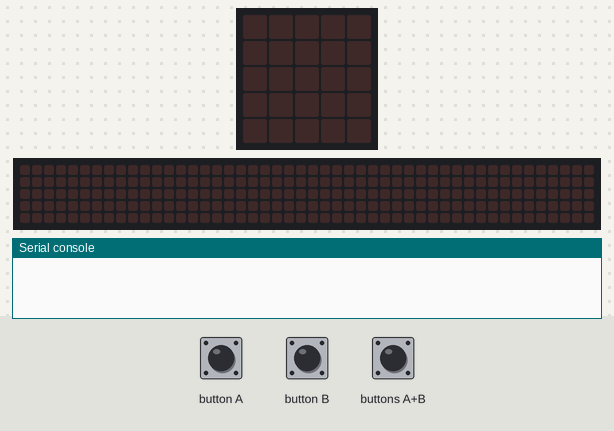
The program below on a simulated BBC micro:bit (MakeCode). Shown: the board's 5×5 LED display, a strip that is not on the board, showing the scrolling text unrolled, the last lines printed to the serial console. Inputs (shaded band) come from the test bench. No radio messages arrive unless stated (any console line starting 'radio sent:' is added by the test bench); the 48×5 strip is a reading aid, not a part: it shows the text the display is scrolling, unrolled, one strip-width of it at a time.

Above: at 1.2 s.
1.3 s: buttons A+B pressed for 0.15 s
At 2.0 s:
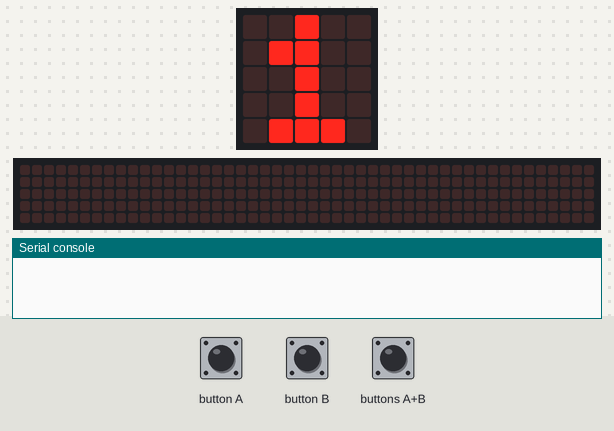
4.3 s: buttons A+B pressed for 1 s
At 6.4 s:
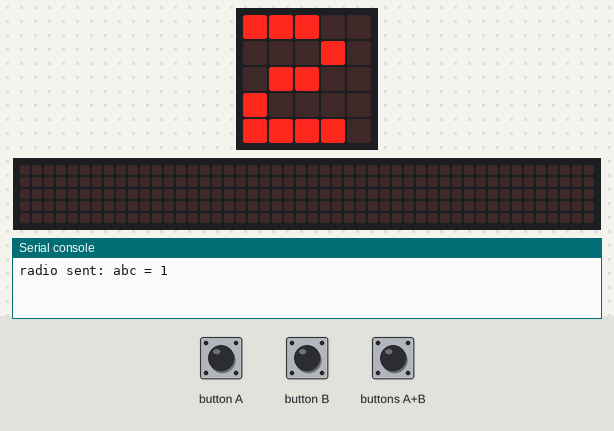
8.3 s: button B pressed for 0.15 s
At 11.3 s:
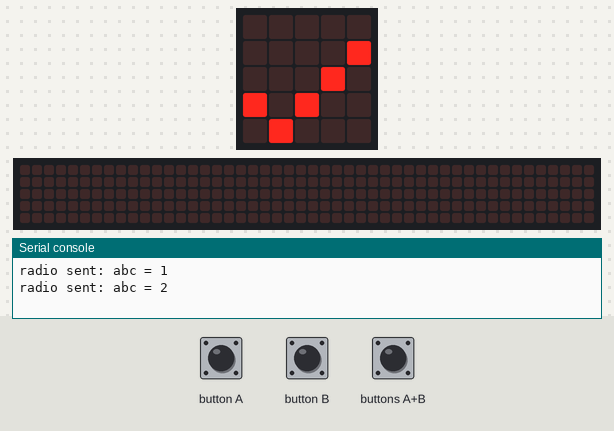
11.4 s: buttons A+B pressed for 0.15 s
At 12.37 s:
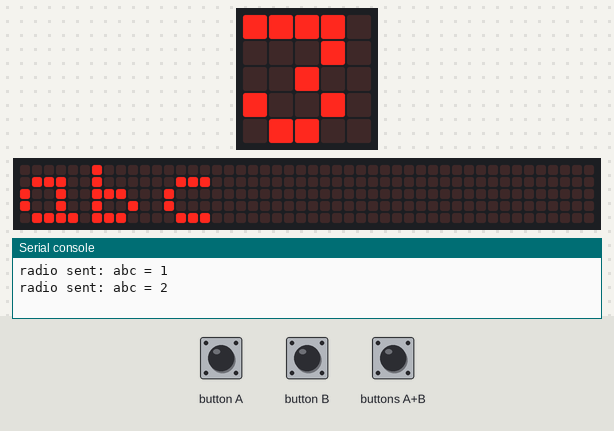
14.5 s: button A pressed for 0.15 s
17.5 s: button B pressed for 0.15 s
At 18.2 s:
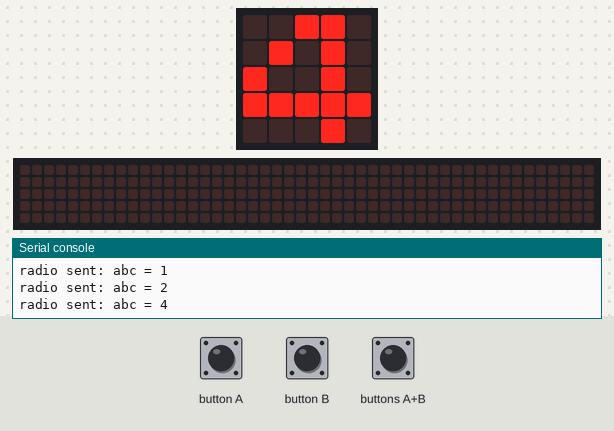

Measured:
- after the input at 1.3 s, the display: changes after 0.15 s (image 1)
- after the input at 4.3 s, the display: first differs from a run without the input after 1.5 s (image 2)
- after the input at 8.3 s, the display: first differs from a run without the input after 1.9 s (image 3 shows a later state)
- after the input at 11.4 s, the display: first changes after 0.15 s (image 4 shows a later state)
- after the input at 17.5 s, the display: changes after 0.15 s (image 5)
- what the display in image 1 shows lasts 0.7 s, from 1.5 s to 2.2 s

The program:

main.ts
```typescript
input.onButtonPressed(Button.A, function () {
    group += 1
})
input.onButtonPressed(Button.AB, function () {
    if (group != 99) {
        group += 1
        basic.showNumber(group)
        basic.showString(密碼)
        radio.setGroup(group)
        radio.sendValue(密碼, group)
    } else {
        basic.showIcon(IconNames.No)
    }
})
input.onButtonPressed(Button.B, function () {
    radio.setGroup(group)
    basic.showNumber(group)
    if (group == 1) {
        密碼 = "xyz"
    }
    basic.showIcon(IconNames.Yes)
})
radio.onReceivedValue(function (name, value) {
    basic.showIcon(IconNames.Heart)
    basic.showNumber(value)
    basic.showString(name)
    密碼 = name
    group = value
    basic.showIcon(IconNames.Happy)
})
let 密碼 = ""
let group = 0
radio.setGroup(99)
group = 0
密碼 = "abc"
```

test.ts
```typescript
// 在這裡測試；當此封包作為擴充功能時，將不會編譯此內容。
```
